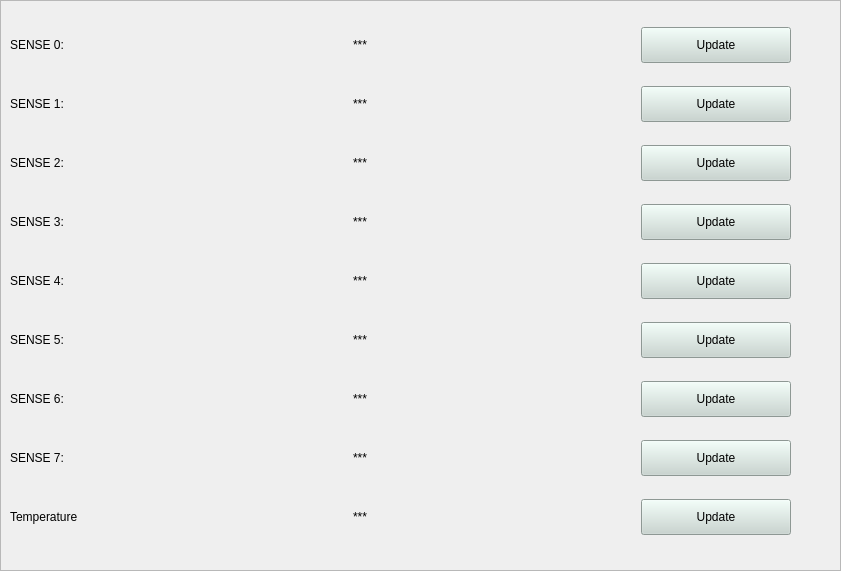
<?xml version="1.0" encoding="UTF-8"?>
<ui version="4.0">
 <class>Form</class>
 <widget class="QWidget" name="Form">
  <property name="geometry">
   <rect>
    <x>0</x>
    <y>0</y>
    <width>841</width>
    <height>571</height>
   </rect>
  </property>
  <property name="minimumSize">
   <size>
    <width>841</width>
    <height>571</height>
   </size>
  </property>
  <property name="windowTitle">
   <string>Form</string>
  </property>
  <widget class="QFrame" name="frame_slowadcs">
   <property name="geometry">
    <rect>
     <x>0</x>
     <y>0</y>
     <width>841</width>
     <height>571</height>
    </rect>
   </property>
   <property name="frameShape">
    <enum>QFrame::StyledPanel</enum>
   </property>
   <property name="frameShadow">
    <enum>QFrame::Sunken</enum>
   </property>
   <layout class="QGridLayout" name="gridLayout_11">
    <item row="0" column="0">
     <widget class="QLabel" name="labelSlowAdc0">
      <property name="text">
       <string>SENSE 0:</string>
      </property>
     </widget>
    </item>
    <item row="0" column="2">
     <widget class="QLabel" name="labelSlowAdcValue0">
      <property name="text">
       <string>***</string>
      </property>
      <property name="alignment">
       <set>Qt::AlignRight|Qt::AlignTrailing|Qt::AlignVCenter</set>
      </property>
     </widget>
    </item>
    <item row="0" column="4">
     <widget class="QPushButton" name="pushButtonSlowAdc0">
      <property name="minimumSize">
       <size>
        <width>150</width>
        <height>36</height>
       </size>
      </property>
      <property name="maximumSize">
       <size>
        <width>16777215</width>
        <height>36</height>
       </size>
      </property>
      <property name="font">
       <font>
        <family>Cantarell</family>
       </font>
      </property>
      <property name="styleSheet">
       <string notr="true">background-color: rgb(199, 213, 207);</string>
      </property>
      <property name="text">
       <string>Update</string>
      </property>
      <property name="icon">
       <iconset theme="update">
        <normaloff>../../../../.designer</normaloff>../../../../.designer</iconset>
      </property>
      <property name="flat">
       <bool>false</bool>
      </property>
     </widget>
    </item>
    <item row="1" column="2">
     <widget class="QLabel" name="labelSlowAdcValue1">
      <property name="text">
       <string>***</string>
      </property>
      <property name="alignment">
       <set>Qt::AlignRight|Qt::AlignTrailing|Qt::AlignVCenter</set>
      </property>
     </widget>
    </item>
    <item row="3" column="2">
     <widget class="QLabel" name="labelSlowAdcValue3">
      <property name="text">
       <string>***</string>
      </property>
      <property name="alignment">
       <set>Qt::AlignRight|Qt::AlignTrailing|Qt::AlignVCenter</set>
      </property>
     </widget>
    </item>
    <item row="3" column="4">
     <widget class="QPushButton" name="pushButtonSlowAdc3">
      <property name="minimumSize">
       <size>
        <width>150</width>
        <height>36</height>
       </size>
      </property>
      <property name="maximumSize">
       <size>
        <width>16777215</width>
        <height>36</height>
       </size>
      </property>
      <property name="styleSheet">
       <string notr="true">background-color: rgb(199, 213, 207);</string>
      </property>
      <property name="text">
       <string>Update</string>
      </property>
      <property name="flat">
       <bool>false</bool>
      </property>
     </widget>
    </item>
    <item row="4" column="0">
     <widget class="QLabel" name="labelSlowAdc4">
      <property name="text">
       <string>SENSE 4:</string>
      </property>
     </widget>
    </item>
    <item row="8" column="2">
     <widget class="QLabel" name="labelTempValue">
      <property name="text">
       <string>***</string>
      </property>
      <property name="alignment">
       <set>Qt::AlignRight|Qt::AlignTrailing|Qt::AlignVCenter</set>
      </property>
     </widget>
    </item>
    <item row="4" column="4">
     <widget class="QPushButton" name="pushButtonSlowAdc4">
      <property name="minimumSize">
       <size>
        <width>150</width>
        <height>36</height>
       </size>
      </property>
      <property name="maximumSize">
       <size>
        <width>16777215</width>
        <height>36</height>
       </size>
      </property>
      <property name="styleSheet">
       <string notr="true">background-color: rgb(199, 213, 207);</string>
      </property>
      <property name="text">
       <string>Update</string>
      </property>
      <property name="flat">
       <bool>false</bool>
      </property>
     </widget>
    </item>
    <item row="0" column="1">
     <spacer name="horizontalSpacer_7">
      <property name="orientation">
       <enum>Qt::Horizontal</enum>
      </property>
      <property name="sizeHint" stdset="0">
       <size>
        <width>40</width>
        <height>20</height>
       </size>
      </property>
     </spacer>
    </item>
    <item row="5" column="0">
     <widget class="QLabel" name="labelSlowAdc5">
      <property name="text">
       <string>SENSE 5:</string>
      </property>
     </widget>
    </item>
    <item row="5" column="2">
     <widget class="QLabel" name="labelSlowAdcValue5">
      <property name="text">
       <string>***</string>
      </property>
      <property name="alignment">
       <set>Qt::AlignRight|Qt::AlignTrailing|Qt::AlignVCenter</set>
      </property>
     </widget>
    </item>
    <item row="5" column="4">
     <widget class="QPushButton" name="pushButtonSlowAdc5">
      <property name="minimumSize">
       <size>
        <width>150</width>
        <height>36</height>
       </size>
      </property>
      <property name="maximumSize">
       <size>
        <width>16777215</width>
        <height>36</height>
       </size>
      </property>
      <property name="styleSheet">
       <string notr="true">background-color: rgb(199, 213, 207);</string>
      </property>
      <property name="text">
       <string>Update</string>
      </property>
      <property name="flat">
       <bool>false</bool>
      </property>
     </widget>
    </item>
    <item row="6" column="0">
     <widget class="QLabel" name="labelSlowAdc6">
      <property name="text">
       <string>SENSE 6:</string>
      </property>
     </widget>
    </item>
    <item row="6" column="2">
     <widget class="QLabel" name="labelSlowAdcValue6">
      <property name="text">
       <string>***</string>
      </property>
      <property name="alignment">
       <set>Qt::AlignRight|Qt::AlignTrailing|Qt::AlignVCenter</set>
      </property>
     </widget>
    </item>
    <item row="1" column="0">
     <widget class="QLabel" name="labelSlowAdc1">
      <property name="text">
       <string>SENSE 1:</string>
      </property>
     </widget>
    </item>
    <item row="1" column="4">
     <widget class="QPushButton" name="pushButtonSlowAdc1">
      <property name="minimumSize">
       <size>
        <width>150</width>
        <height>36</height>
       </size>
      </property>
      <property name="maximumSize">
       <size>
        <width>16777215</width>
        <height>36</height>
       </size>
      </property>
      <property name="styleSheet">
       <string notr="true">background-color: rgb(199, 213, 207);</string>
      </property>
      <property name="text">
       <string>Update</string>
      </property>
      <property name="flat">
       <bool>false</bool>
      </property>
     </widget>
    </item>
    <item row="2" column="0">
     <widget class="QLabel" name="labelSlowAdc2">
      <property name="text">
       <string>SENSE 2:</string>
      </property>
     </widget>
    </item>
    <item row="4" column="2">
     <widget class="QLabel" name="labelSlowAdcValue4">
      <property name="text">
       <string>***</string>
      </property>
      <property name="alignment">
       <set>Qt::AlignRight|Qt::AlignTrailing|Qt::AlignVCenter</set>
      </property>
     </widget>
    </item>
    <item row="2" column="2">
     <widget class="QLabel" name="labelSlowAdcValue2">
      <property name="text">
       <string>***</string>
      </property>
      <property name="alignment">
       <set>Qt::AlignRight|Qt::AlignTrailing|Qt::AlignVCenter</set>
      </property>
     </widget>
    </item>
    <item row="2" column="4">
     <widget class="QPushButton" name="pushButtonSlowAdc2">
      <property name="minimumSize">
       <size>
        <width>150</width>
        <height>36</height>
       </size>
      </property>
      <property name="maximumSize">
       <size>
        <width>16777215</width>
        <height>36</height>
       </size>
      </property>
      <property name="styleSheet">
       <string notr="true">background-color: rgb(199, 213, 207);</string>
      </property>
      <property name="text">
       <string>Update</string>
      </property>
      <property name="flat">
       <bool>false</bool>
      </property>
     </widget>
    </item>
    <item row="3" column="0">
     <widget class="QLabel" name="labelSlowAdc3">
      <property name="text">
       <string>SENSE 3:</string>
      </property>
     </widget>
    </item>
    <item row="6" column="4">
     <widget class="QPushButton" name="pushButtonSlowAdc6">
      <property name="minimumSize">
       <size>
        <width>150</width>
        <height>36</height>
       </size>
      </property>
      <property name="maximumSize">
       <size>
        <width>16777215</width>
        <height>36</height>
       </size>
      </property>
      <property name="styleSheet">
       <string notr="true">background-color: rgb(199, 213, 207);</string>
      </property>
      <property name="text">
       <string>Update</string>
      </property>
      <property name="flat">
       <bool>false</bool>
      </property>
     </widget>
    </item>
    <item row="7" column="0">
     <widget class="QLabel" name="labelSlowAdc7">
      <property name="text">
       <string>SENSE 7:</string>
      </property>
     </widget>
    </item>
    <item row="7" column="2">
     <widget class="QLabel" name="labelSlowAdcValue7">
      <property name="text">
       <string>***</string>
      </property>
      <property name="alignment">
       <set>Qt::AlignRight|Qt::AlignTrailing|Qt::AlignVCenter</set>
      </property>
     </widget>
    </item>
    <item row="7" column="4">
     <widget class="QPushButton" name="pushButtonSlowAdc7">
      <property name="minimumSize">
       <size>
        <width>150</width>
        <height>36</height>
       </size>
      </property>
      <property name="maximumSize">
       <size>
        <width>16777215</width>
        <height>36</height>
       </size>
      </property>
      <property name="styleSheet">
       <string notr="true">background-color: rgb(199, 213, 207);</string>
      </property>
      <property name="text">
       <string>Update</string>
      </property>
      <property name="flat">
       <bool>false</bool>
      </property>
     </widget>
    </item>
    <item row="8" column="0">
     <widget class="QLabel" name="labelTemp">
      <property name="text">
       <string>Temperature</string>
      </property>
     </widget>
    </item>
    <item row="8" column="4">
     <widget class="QPushButton" name="pushButtonTemp">
      <property name="minimumSize">
       <size>
        <width>150</width>
        <height>36</height>
       </size>
      </property>
      <property name="maximumSize">
       <size>
        <width>16777215</width>
        <height>36</height>
       </size>
      </property>
      <property name="styleSheet">
       <string notr="true">background-color: rgb(199, 213, 207);</string>
      </property>
      <property name="text">
       <string>Update</string>
      </property>
      <property name="flat">
       <bool>false</bool>
      </property>
     </widget>
    </item>
    <item row="0" column="3">
     <spacer name="horizontalSpacer_10">
      <property name="orientation">
       <enum>Qt::Horizontal</enum>
      </property>
      <property name="sizeHint" stdset="0">
       <size>
        <width>40</width>
        <height>20</height>
       </size>
      </property>
     </spacer>
    </item>
    <item row="0" column="5">
     <spacer name="horizontalSpacer_11">
      <property name="orientation">
       <enum>Qt::Horizontal</enum>
      </property>
      <property name="sizeType">
       <enum>QSizePolicy::Fixed</enum>
      </property>
      <property name="sizeHint" stdset="0">
       <size>
        <width>40</width>
        <height>20</height>
       </size>
      </property>
     </spacer>
    </item>
   </layout>
  </widget>
 </widget>
 <resources/>
 <connections/>
</ui>
